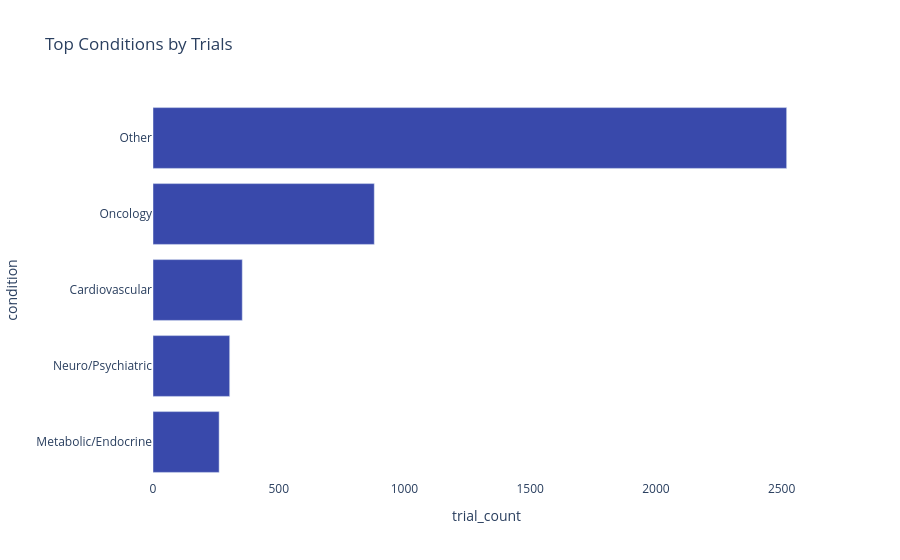
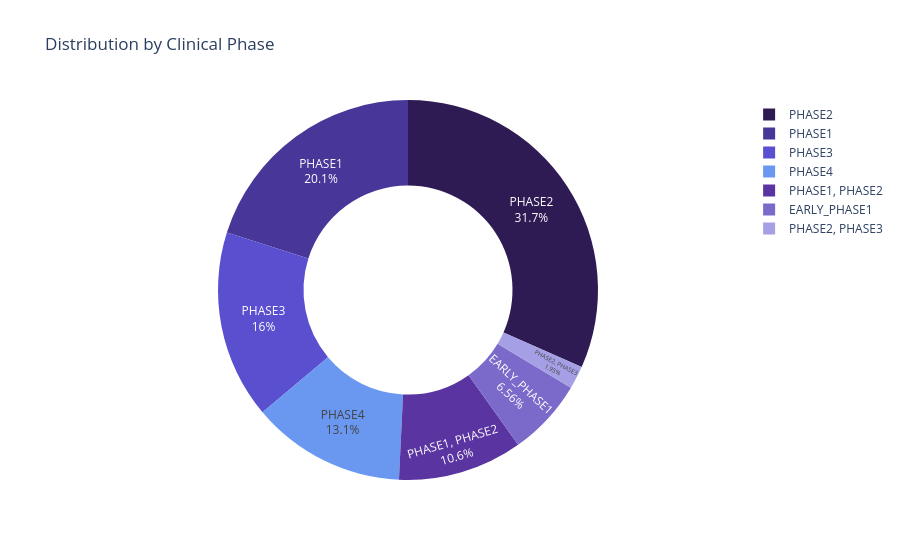
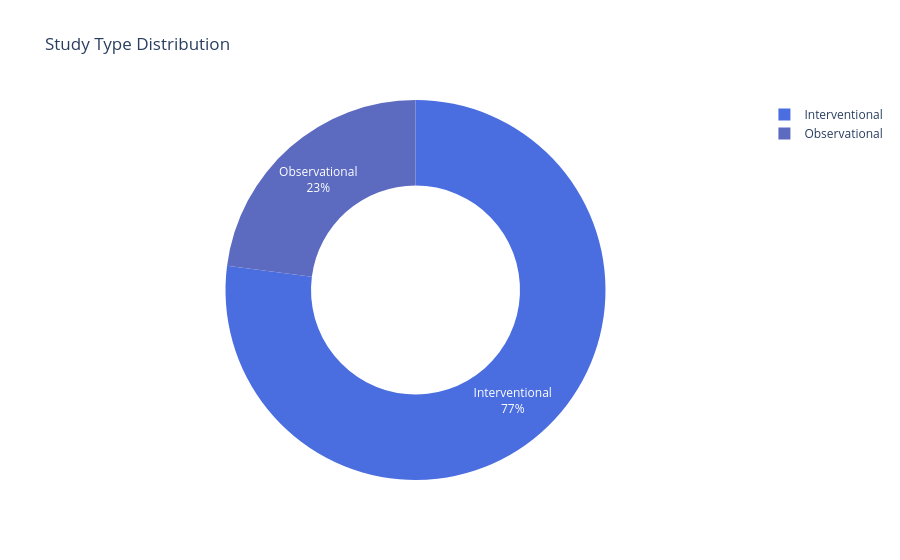

Notebook code cell kept with these figures, in order:
### Code cell
# 1. Top Conditions (Bar)
if 'condition_category' in df.columns:
    top_conditions = df['condition_category'].value_counts().nlargest(5).reset_index()
    top_conditions.columns = ['condition', 'trial_count']
    fig_conditions = px.bar(top_conditions, x='trial_count', y='condition', orientation='h',
                            title="Top Conditions by Trials",
                            color_discrete_sequence=['#3949AB'])
    fig_conditions.update_layout(yaxis={'categoryorder':'total ascending'}, plot_bgcolor='rgba(0,0,0,0)')
    fig_conditions.show()

# 2. Trials by Phase (Donut) - SAFER VERSION
if 'phase' in df.columns:
    # Safely filter out the useless categories using string matching
    ignore_list = ['unknown', 'not applicable', 'nan', 'na', 'none']
    valid_phases = df[~df['phase'].astype(str).str.lower().isin(ignore_list)]
    
    phase_counts = valid_phases['phase'].value_counts().reset_index()
    phase_counts.columns = ['phase', 'count']
    
    if not phase_counts.empty:
        fig_phase = px.pie(phase_counts, values='count', names='phase', hole=0.55,
                           title="Distribution by Clinical Phase",
                           color_discrete_sequence=['#2F1B54', '#483698', '#5A4FCF', '#6A98F0'])
        fig_phase.update_traces(textposition='inside', textinfo='percent+label')
        fig_phase.show()
    else:
        print("No valid phase data found to plot.")

# 3. Study Type (Donut)
donut_col = 'study_type' if 'study_type' in df.columns else 'sponsor_class' if 'sponsor_class' in df.columns else None
if donut_col:
    type_counts = df[donut_col].value_counts().reset_index()
    type_counts.columns = [donut_col, 'count']
    fig_type = px.pie(type_counts, values='count', names=donut_col, hole=0.55,
                      title=f"{donut_col.replace('_', ' ').title()} Distribution",
                      color_discrete_sequence=['#4A6EE0', '#5C6BC0', '#9FA8DA'])
    fig_type.update_traces(textposition='inside', textinfo='percent+label')
    fig_type.show()

### Figure 1 — Plotly figure (JSON) as saved in the notebook; plotly's stock layout.template omitted (floating-point values rounded to 4 significant figures)
{"data": [{"hovertemplate": "trial_count=%{x}<br>condition=%{y}<extra></extra>", "legendgroup": "", "marker": {"color": "#3949AB", "pattern": {"shape": ""}}, "name": "", "orientation": "h", "showlegend": false, "textposition": "auto", "type": "bar", "x": [2520, 880, 355, 305, 263], "xaxis": "x", "y": ["Other", "Oncology", "Cardiovascular", "Neuro/Psychiatric", "Metabolic/Endocrine"], "yaxis": "y"}], "layout": {"barmode": "relative", "legend": {"tracegroupgap": 0}, "plot_bgcolor": "rgba(0,0,0,0)", "title": {"text": "Top Conditions by Trials"}, "xaxis": {"anchor": "y", "domain": [0, 1], "title": {"text": "trial_count"}}, "yaxis": {"anchor": "x", "categoryorder": "total ascending", "domain": [0, 1], "title": {"text": "condition"}}}}

### Figure 2 — Plotly figure (JSON) as saved in the notebook; plotly's stock layout.template omitted (floating-point values rounded to 4 significant figures)
{"data": [{"domain": {"x": [0, 1], "y": [0, 1]}, "hole": 0.55, "hovertemplate": "phase=%{label}<br>count=%{value}<extra></extra>", "labels": ["PHASE2", "PHASE1", "PHASE3", "PHASE4", "PHASE1, PHASE2", "EARLY_PHASE1", "PHASE2, PHASE3"], "legendgroup": "", "name": "", "showlegend": true, "textinfo": "percent+label", "textposition": "inside", "type": "pie", "values": [439, 279, 222, 182, 147, 91, 27]}], "layout": {"legend": {"tracegroupgap": 0}, "piecolorway": ["#2F1B54", "#483698", "#5A4FCF", "#6A98F0"], "title": {"text": "Distribution by Clinical Phase"}}}

### Figure 3 — Plotly figure (JSON) as saved in the notebook; plotly's stock layout.template omitted (floating-point values rounded to 4 significant figures)
{"data": [{"domain": {"x": [0, 1], "y": [0, 1]}, "hole": 0.55, "hovertemplate": "study_type=%{label}<br>count=%{value}<extra></extra>", "labels": ["Interventional", "Observational"], "legendgroup": "", "name": "", "showlegend": true, "textinfo": "percent+label", "textposition": "inside", "type": "pie", "values": [3852, 1148]}], "layout": {"legend": {"tracegroupgap": 0}, "piecolorway": ["#4A6EE0", "#5C6BC0", "#9FA8DA"], "title": {"text": "Study Type Distribution"}}}
